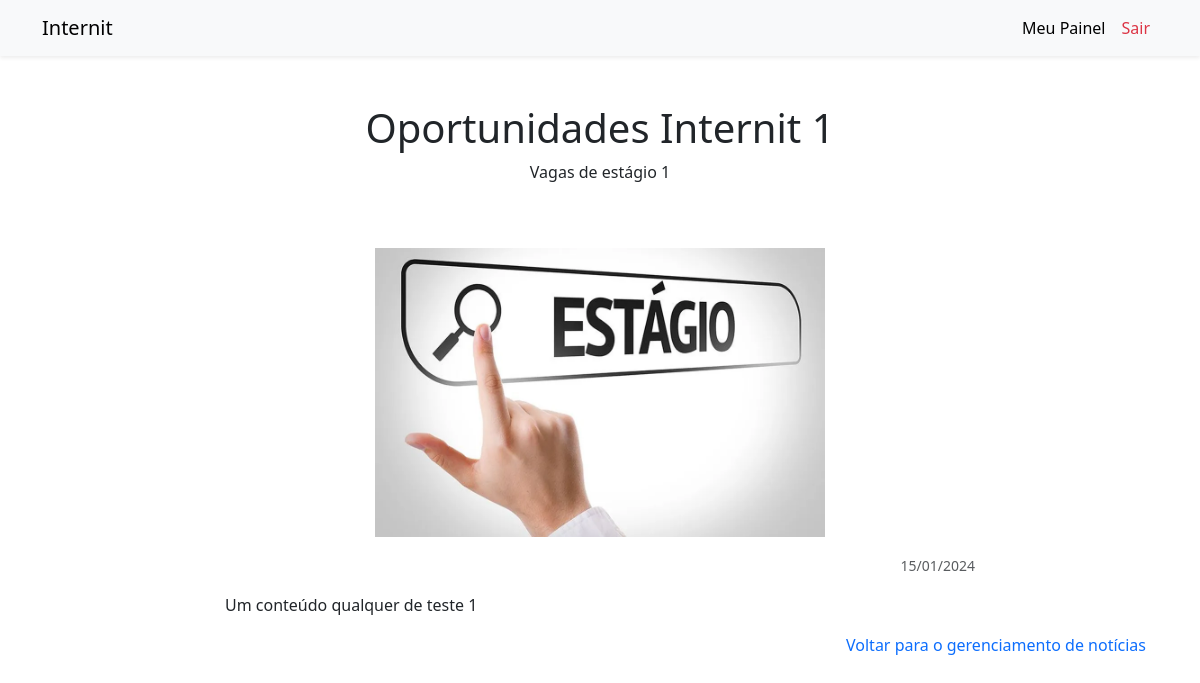
The app's page /noticias/info.php?id=1 (signed in) with its own data.
### tables this page shows
CREATE TABLE noticias (
    id INT NOT NULL AUTO_INCREMENT,
    titulo VARCHAR(50) NOT NULL,
    data_criacao DATE NOT NULL,
    resumo VARCHAR(100) NOT NULL,
    imagem VARCHAR(255),
    conteudo TEXT NOT NULL,
    destaque BOOLEAN NOT NULL,
    usuario_id INT NOT NULL,
    PRIMARY KEY (id),
    FOREIGN KEY (usuario_id) REFERENCES usuarios(id)
);

### Class/NoticiasClass.php (called while the page is built, shortened)
<?php
class Noticias
{
    public function listar_por_id( $id )
    {
        $query = "SELECT *, DATE_FORMAT (data_criacao, '%d/%m/%Y') AS data_criacao FROM noticias WHERE id = :id ";
        $sql = $this->pdo->prepare( $query );
        $sql->bindValue( ':id', $id );
        $sql->execute();
        return $sql;
    }
}

### Class/UsuariosClass.php (called while the page is built, shortened)
<?php
class Usuarios
{
    public function listar_por_id( $id )
    {
        $query = "SELECT * FROM usuarios WHERE id = :id";
        $sql = $this->pdo->prepare( $query );
        $sql->bindValue( ':id', $id );
        $sql->execute();
        if($sql->rowCount() > 0 ){
            $usuario = $sql->fetch();
            return $usuario;
        }
    }
}

### Components/NoticiaComponent.php (the view)
<div class="my-5">
    <h1 class="text-center"> <?= $noticia['titulo'] ?> </h1>
    <p class="text-center"> <?= $noticia['resumo'] ?> </p>
</div>
<div class="m-auto d-flex flex-column mb-3" style="max-width: 750px;">
    <img class="my-3 m-auto" src="../<?= $noticia['imagem'] ?>" alt="" style="max-width: 450px;" >
    <p class="w-100 text-end card-text"><small class="text-body-secondary"> <?= $noticia['data_criacao'] ?> </small></p>
</div>
<div class="m-auto w-100" style="max-width: 750px;">
    <p><?= $noticia['conteudo'] ?></p>
</div>
<?php if( $usuario_logado['adm'] ){ ?>
    <div class="container w-100 d-flex justify-content-end">
        <a class="text-decoration-none" href="../noticias/todas.php">Voltar para o gerenciamento de notícias</a>
    </div>
<?php } else { ?>
    <div class="container w-100 d-flex justify-content-end">
        <a class="text-decoration-none" href="../noticias/todas.php">Voltar para todas as notícias</a>
    </div>
<?php } ?>

### records on screen
noticias: titulo "Oportunidades Internit 1", resumo "Vagas de estágio 1", imagem (picture), conteudo "Um conteúdo qualquer de teste 1"

### other values on screen
$noticia['data_criacao'] "15/01/2024"
